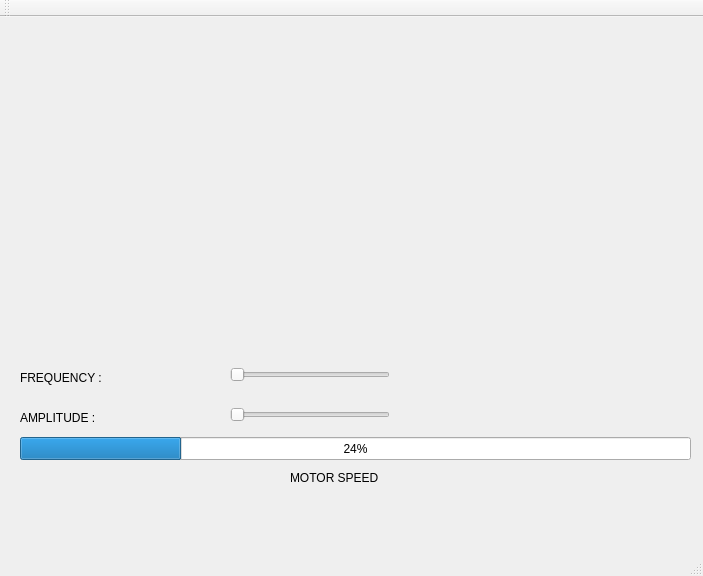
<?xml version="1.0" encoding="UTF-8"?>
<ui version="4.0">
 <class>MainWindow</class>
 <widget class="QMainWindow" name="MainWindow">
  <property name="geometry">
   <rect>
    <x>0</x>
    <y>0</y>
    <width>703</width>
    <height>576</height>
   </rect>
  </property>
  <property name="windowTitle">
   <string>MainWindow</string>
  </property>
  <widget class="QWidget" name="centralWidget">
   <widget class="QCustomPlot" name="customPlot" native="true">
    <property name="geometry">
     <rect>
      <x>10</x>
      <y>10</y>
      <width>681</width>
      <height>321</height>
     </rect>
    </property>
   </widget>
   <widget class="QLabel" name="label">
    <property name="geometry">
     <rect>
      <x>20</x>
      <y>350</y>
      <width>101</width>
      <height>21</height>
     </rect>
    </property>
    <property name="text">
     <string>FREQUENCY :</string>
    </property>
   </widget>
   <widget class="QLabel" name="label_2">
    <property name="geometry">
     <rect>
      <x>20</x>
      <y>390</y>
      <width>101</width>
      <height>21</height>
     </rect>
    </property>
    <property name="text">
     <string>AMPLITUDE :</string>
    </property>
   </widget>
   <widget class="QLabel" name="label_3">
    <property name="geometry">
     <rect>
      <x>130</x>
      <y>350</y>
      <width>67</width>
      <height>21</height>
     </rect>
    </property>
    <property name="text">
     <string/>
    </property>
   </widget>
   <widget class="QLabel" name="label_4">
    <property name="geometry">
     <rect>
      <x>130</x>
      <y>390</y>
      <width>67</width>
      <height>21</height>
     </rect>
    </property>
    <property name="text">
     <string/>
    </property>
   </widget>
   <widget class="QSlider" name="frekansSlider">
    <property name="geometry">
     <rect>
      <x>230</x>
      <y>350</y>
      <width>160</width>
      <height>16</height>
     </rect>
    </property>
    <property name="maximum">
     <number>5</number>
    </property>
    <property name="orientation">
     <enum>Qt::Horizontal</enum>
    </property>
   </widget>
   <widget class="QSlider" name="genlikSlider">
    <property name="geometry">
     <rect>
      <x>230</x>
      <y>390</y>
      <width>160</width>
      <height>16</height>
     </rect>
    </property>
    <property name="minimum">
     <number>0</number>
    </property>
    <property name="maximum">
     <number>3</number>
    </property>
    <property name="orientation">
     <enum>Qt::Horizontal</enum>
    </property>
   </widget>
   <widget class="QProgressBar" name="speedBar">
    <property name="geometry">
     <rect>
      <x>20</x>
      <y>420</y>
      <width>671</width>
      <height>23</height>
     </rect>
    </property>
    <property name="value">
     <number>24</number>
    </property>
   </widget>
   <widget class="QLabel" name="label_5">
    <property name="geometry">
     <rect>
      <x>290</x>
      <y>450</y>
      <width>121</width>
      <height>21</height>
     </rect>
    </property>
    <property name="text">
     <string>MOTOR SPEED</string>
    </property>
   </widget>
  </widget>
  <widget class="QMenuBar" name="menuBar">
   <property name="geometry">
    <rect>
     <x>0</x>
     <y>0</y>
     <width>703</width>
     <height>26</height>
    </rect>
   </property>
  </widget>
  <widget class="QToolBar" name="mainToolBar">
   <attribute name="toolBarArea">
    <enum>TopToolBarArea</enum>
   </attribute>
   <attribute name="toolBarBreak">
    <bool>false</bool>
   </attribute>
  </widget>
  <widget class="QStatusBar" name="statusBar"/>
 </widget>
 <layoutdefault spacing="6" margin="11"/>
 <customwidgets>
  <customwidget>
   <class>QCustomPlot</class>
   <extends>QWidget</extends>
   <header>qcustomplot.h</header>
   <container>1</container>
  </customwidget>
 </customwidgets>
 <resources/>
 <connections/>
</ui>
